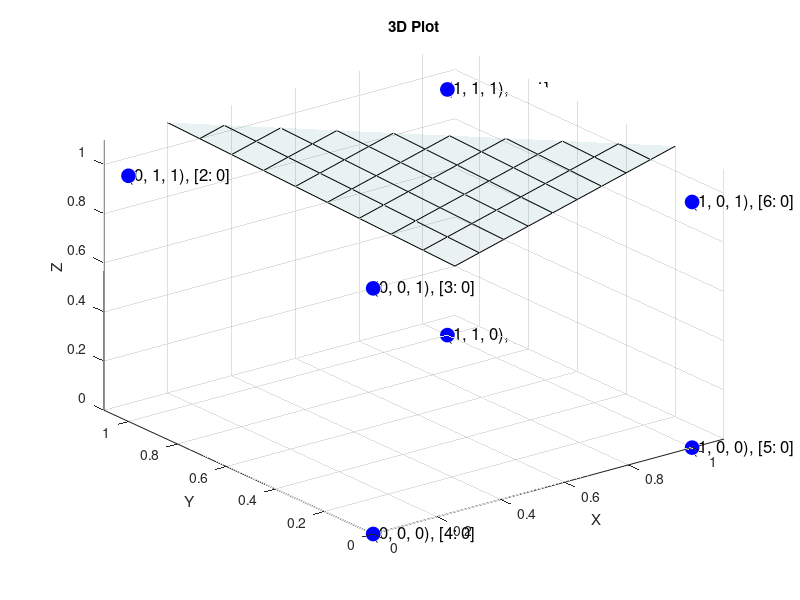

Source code (MATLAB):
%%%%%%%%%%%%%%%%%%%%%%%%%%%%%%%%%%%%%%%%%%%%%%%%%%%%%%%%%%
%                           Master in Robotics
%                    Applied Artificial Intelligence
%
% Assinment 5.1:  Classification Error
% Student: Josep Barbera Civera
% ID: 17048
% Date: 09/04/2024
%%%%%%%%%%%%%%%%%%%%%%%%%%%%%%%%%%%%%%%%%%%%%%%%%%%%%%%%%%

% 3. Plot in the Z space all possible three values calculated on 
%   previous section, writing the number of the associated zone. 
%   Also write the desired final classification output for each 
%   zone (i.e. zero or one) in brackets beside the zone number.
% 4. Plot in the Z space the plane that should define the output
%   neuron to solve the classification problem (i.e. providing 
%   the desired one or zero for points in each zone)


% Define 3D points from NN outputs
x1 = [1, 0, 0, 0, 1, 1, 1];
y1 = [1, 1, 0, 0, 0, 0, 1];
z1 = [1, 1, 1, 0, 0, 1, 0];
zone = [1, 2, 3, 4, 5 ,6 ,7];
class = [1, 0, 0, 0, 0, 0, 0];

% Plot the points
figure
plot3(x1, y1, z1, 'bo', 'MarkerSize', 10, 'MarkerFaceColor', 'b');
xlabel('X');
ylabel('Y');
zlabel('Z');
title('3D Plot');

grid on;

for i = 1:numel(x1)
    text(x1(i), y1(i), z1(i), sprintf('(%d, %d, %d), [%d: %d]', ...
         x1(i), y1(i), z1(i), zone(i), class(i)), 'FontSize', 12);
end


% Define the point on the plane and the normal vector
point = [1, 1, 0.4];  
normal_vector = [1, 1, 1];
% Normalize the normal vector
normal_vector = normal_vector / norm(normal_vector);

% Find the constant D
D = -dot(normal_vector, point);

% Define a grid of points
[x, y] = meshgrid(-5:0.1:5, -5:0.1:5);

% Evaluate the plane equation for each point in the grid
z = (-normal_vector(1) * x - normal_vector(2) * y - D) / normal_vector(3);

% Plot the plane
hold on;
surf(x, y, z, 'FaceAlpha', 0.1);

% Set the limits for the axes
xlim([0, 1.1]);
ylim([0, 1.1]);
zlim([0, 1.1]);
